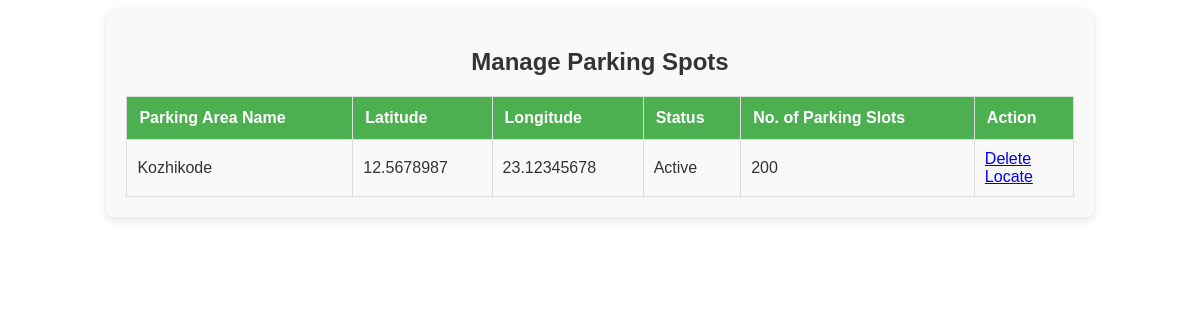
Screenshot of /manage_parkinspot with the database file from the repository.
### SportComApp/models.py (models this page shows)
class ParkingSpotTable(models.Model):
    TOURIST = models.ForeignKey(TouristTable, on_delete=models.CASCADE)
    AreaName = models.CharField(max_length=30, null=True, blank=True)
    Latitude = models.FloatField(null=True, blank=True)
    Longitude = models.FloatField(null=True, blank=True)
    NoParking = models.IntegerField(null=True, blank=True)
    Status = models.CharField(max_length=30, null=True, blank=True)
    is_active = models.BooleanField(default=True)
    created_at = models.DateTimeField(auto_now_add=True, null=True, blank=True)
    updated_at = models.DateTimeField(auto_now_add=True, null=True, blank=True)

### SportComApp/views.py (the view)
# urls.py: path('manage_parkinspot', ManageParkingSpot.as_view(), name="manage_parkinspot"),
class ManageParkingSpot(View):
    def get(self, request):
        obj = ParkingSpotTable.objects.all()
        return render(request, "ADMIN/manage_parkingspot.html",  {"parking_obj": obj})

### templates/ADMIN/manage_parkingspot.html (shortened to what this page needs)
{% load static %}
<html lang="en">
<head>
    <link rel="stylesheet" href="{% static 'styles/styles.css' %}">
</head>
<body>
    <div class="table-container">
        <h2>Manage Parking Spots</h2>
        <table>
            <thead>
                <tr>
                    <th>Parking Area Name</th>
                    <th>Latitude</th>
                    <th>Longitude</th>
                    <th>Status</th>
                    <th>No. of Parking Slots</th>
                    <th>Action</th>
                </tr>
            </thead>
            <tbody>
                {% for parking in parking_obj %}
                <tr>
                    <td>{{ parking.AreaName }}</td>
                    <td>{{ parking.Latitude }}</td>
                    <td>{{ parking.Longitude }}</td>
                    <td>{{ parking.Status }}</td>
                    <td>{{ parking.NoParking }}</td>
                    <td>
                        <a href="parking_delete/{{ parking.id }}">Delete</a><br>
                        <a href="parking_map/{{ parking.id }}">Locate</a><br>
                    </td>
                </tr>
                {% endfor %}
            </tbody>
        </table>
    </div>
</body>
</html>

### static/styles/styles.css (style rules this page uses)
h2 { text-align: center; color: #333; font-size: 1.8em; margin-bottom: 20px; }
.table-container { width: 80%; margin: 0 auto; padding: 20px; background-color: #f9f9f9; box-shadow: 0px 4px 8px rgba(0, 0, 0, 0.1); border-radius: 8px; }
.table-container h2 { text-align: center; font-size: 24px; color: #333; margin-bottom: 20px; }
table { width: 100%; border-collapse: collapse; font-family: Arial, sans-serif; }
thead th { background-color: #4CAF50; color: white; padding: 12px; text-align: left; font-weight: bold; }
td, th { padding: 10px; border: 1px solid #ddd; text-align: left; }

### rows the page displays
ParkingSpotTable: AreaName "Kozhikode", Latitude "12.5678987", Longitude "23.12345678", Status "Active", NoParking "200"
